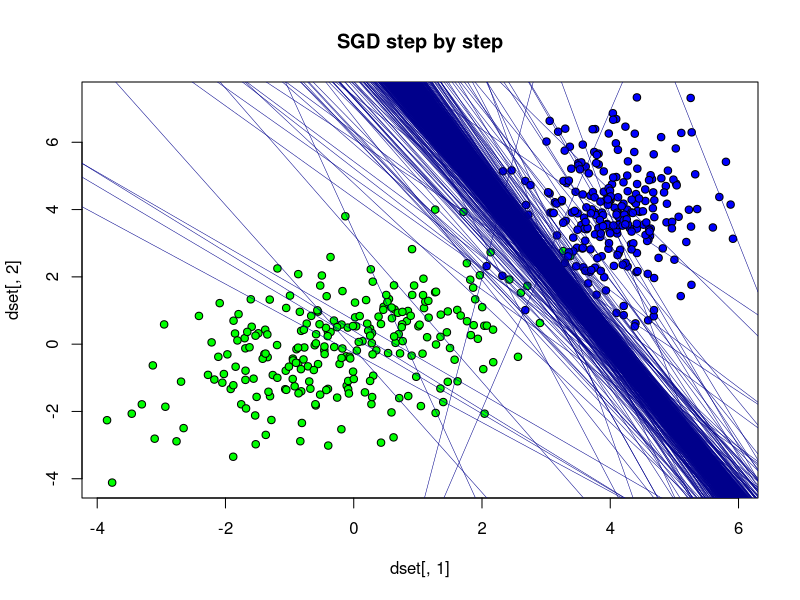

Generate this figure with R: (Note: this script raises an error after producing the figure.)
library(MASS)

computeWeightsWithStochasticGradient <- function(dset, classes, lossFunction, updateRule) {
  png(sprintf("sgd/astep-%03d.png", 1), width = 1522, height = 1784, unit = "px", pointsize = 20)
  # cat("Kernel:", kernelName, index, "of", length(kernels), "\n")
  #index <- index + 1
  
  #loo <- parzen_loo(iris[3:4], iris$Species, kernel, hs)
  # plot(hs, loo, type="l", xlab="h", ylab="LOO", )
  #points(hs[which.min(loo)], loo[which.min(loo)], pch = 19, col = "red")
  #text(hs[which.min(loo)], loo[which.min(loo)] + 0.05, paste("best:", hs[which.min(loo)]))
  
  plot(dset[ ,1], dset[ ,2], pch=21, bg=c("1" = "green","-1" = "blue")[paste(gdset[ ,3])], main = "SGD step by step")
  dsetLength <- dim(dset)[1]
  featuresCount <- dim(dset)[2]
  
  w <- runif(featuresCount, -1 / (2 * featuresCount), 1 / (2 * featuresCount))
  lambda <- 1 / dsetLength
  
  currentLoss <- 0
  for (i in 1:dsetLength) {
    margin <- sum(w * dset[i, ]) * classes[i]
    currentLoss <- currentLoss + lossFunction(margin)
  }
  prevLoss <- currentLoss
  
  xs <- c()
  ys <- c()
  
  step <- 1
  repeat {
    margins <- array(0, dim = dsetLength)
    for (i in 1:dsetLength) {
      margins[i] <- sum(w * dset[i, ]) * classes[i]
    }
    errorIndices <- which(margins <= 0)
    
    if (length(errorIndices) == 0) break
    
    randomErrorSampleIndex <- sample(errorIndices, 1)
    x <- dset[randomErrorSampleIndex, ]
    class <- classes[randomErrorSampleIndex]
    
    margin <- sum(w * x) * class
    loss <- lossFunction(margin)
    xs <- c(xs, step)
    ys <- c(ys, currentLoss)
    
    learningRate <- 1 / step
    w <- updateRule(w, learningRate, x, class)
    
    currentLoss <- (1 - lambda) * currentLoss + lambda * loss
    
    if (abs(prevLoss - currentLoss) / abs(max(prevLoss, currentLoss)) < 1e-5) break
    
    if (step > 25000) break
    
    prevLoss <- currentLoss
    step <- step + 1
    
    if (step %% 40) {
    
      drawLine(w, "darkblue")
      #cat("\rDone.                      \n")
      
    }
  }
  gsteps <<- gsteps+step
  drawLine(w1, "red", 3)
  dev.off()
  # print(step)
  # Thanks, T. Orlova!
  #plot(xs, ys, type="l", col="red", xlab="step", ylab="loss", main = "Logistic regression")
  return(w)
}


sigmoid = function(z) 1 / (1 + exp(-z))

logisticRegressionLossFunction <- function(margin) log2(1 + exp(-margin))

logisticRegressionUpdateRule <- function(w, learningRate, sample, class) w + learningRate * sample * class * sigmoid(-sum(w * sample) * class)

adalineLossFunction <- function(margin) (margin - 1) ^ 2

adalineUpdateRule <- function(w, learningRate, sample, class) w - learningRate * (sum(w * sample) - class) * sample 

hebbLossFunction <- function(margin) max(-margin, 0)

hebbUpdateRule <- function(w, learningRate, sample, class) w + learningRate * sample * class

drawLine = function(w, color, width = 0.5) {
  abline(a = w[3] / w[2], b = -w[1] / w[2], lwd = width, col = color)
}

# plot(c(0,2,3,4), c(0,2,2,1), type="l", xlab="h", ylab="Loss over steps", col="red", bg="black")
# points(c(1,2,3,4,5), c(2,2,2,2,2), pch=21, col='red', bg='black')

mu1 <- c(0, 0)
mu2 <- c(4, 4)
sig1 <- matrix(c(2, 0.9, 0.9, 2), 2, 2)
sig2 <- matrix(c(0.5, 0, 0, 2), 2, 2)
dset1 <- mvrnorm(250, mu1, sig1)
dset2 <- mvrnorm(250, mu2, sig2)
dset <- rbind(cbind(dset1, 1),cbind(dset2, -1))
dset <- cbind(dset, -1)
gdset <- dset

w1 = computeWeightsWithStochasticGradient(dset[, c(1, 2, 4)], dset[, 3], logisticRegressionLossFunction, logisticRegressionUpdateRule)

for (i in 1:dim(dset)[1]) {
  if (sum(c(-1, dset[i, 1:2]) * w1) * dset[i, 3] < 0) {
    errorsCount <- errorsCount + 1
  }
}

print(errorsCount)

plot.new()
title("Adaline - green\nHebb - blue\nLogistic regression - red")
plot.window(c(1, 5), c(0, 4), asp = 1)
points(dset[ ,1], dset[ ,2], pch=21, bg=c("1" = "green","-1" = "blue")[paste(dset[ ,3])], main = "Logistic regression classification map")

drawLine(w1, "red", 3)

# plot.window(c(2, 6), c(0, 4))

w1 = computeWeightsWithStochasticGradient(dset[, c(1, 2, 4)], dset[, 3], adalineLossFunction, adalineUpdateRule)
drawLine(w1, "green", 3)

w1 = computeWeightsWithStochasticGradient(dset[, c(1, 2, 4)], dset[, 3], hebbLossFunction, hebbUpdateRule)
drawLine(w1, "blue", 3)

# Classification map:
# colors <- c("1" = "green", "2" = "blue")
# xs <- seq(from = -5, to = 7, by = 0.1)
# ys <- seq(from = -6, to = 10, by = 0.1)
# ## lambdas <- runif(2, min=1, max=100)
# lambdas = c(1, 1)
# print(lambdas)
# 
# all <- length(xs) * length(ys)
# progress = 1
# for (i in xs) {
#   for (j in ys) {
#     cat("\rProcessing point", progress, "of", all)
#     progress <- progress + 1
#     result <- sum(c( i, j, -1) * w1)
#     res <- sign(result)
#     points(i, j, col = adjustcolor(colors[res], abs(result)), pch = 21)
#   }
# }



# iterationsCount <- 100
# 
# gsteps <- 0
# errorsCount <- 0
# 
# for (iter in 1:iterationsCount) {
#   cat("\rIteration: ", iter)
#   mu1 <- c(0, 0)
#   mu2 <- c(4, 4)
#   sig1 <- matrix(c(2, 0.9, 0.9, 2), 2, 2)
#   sig2 <- matrix(c(0.5, 0, 0, 2), 2, 2)
#   dset1 <- mvrnorm(250, mu1, sig1)
#   dset2 <- mvrnorm(250, mu2, sig2)
#   dset <- rbind(cbind(dset1, 1),cbind(dset2, -1))
#   dset <- cbind(dset, -1)
#   gdset <- dset
#   
#   w1 = computeWeightsWithStochasticGradient(dset[, c(1, 2, 4)], dset[, 3], adalineLossFunction, adalineUpdateRule)
#   
#   for (i in 1:dim(dset)[1]) {
#     if (sum(c(dset[i, 1:2], -1) * w1) * dset[i, 3] < 0) {
#       errorsCount <- errorsCount + 1
#     }
#   }
#   # print(errorsCount)
#   
#   plot(dset[ ,1], dset[ ,2], pch=21, bg=c("1" = "green","-1" = "blue")[paste(dset[ ,3])])
#   
#   drawLine(w1, "darkgreen")
# }
# 
# print(errorsCount / iterationsCount)
# print(gsteps / iterationsCount)




# > w1
# [1] -1.0600585 -0.2050553 -3.6053360
# > w[3]  / w[2]
# Error: object 'w' not found
# > w1[3]  / w1[2]
# [1] 17.58226
# > ?abline
# > -w1[1] / w1[2]
# [1] -5.169623
# > 17.58226 -5.169623
# [1] 12.41264
# > 17.58226 -2*5.169623
# [1] 7.243014
# > c(2, 7.243, 0) * w1
# [1] -2.120117 -1.485215  0.000000
# > c(-1, 2, 7.243) * w1
# [1]   1.0600585  -0.4101105 -26.1134488
# > c(2, 7.243, -1) * w1
# [1] -2.120117 -1.485215  3.605336
# > sum(c(2, 7.243, -1) * w1)
# [1] 3.612683e-06
# > paste(sum(c(2, 7.243, -1) * w1))
# [1] "3.61268315218766e-06"




